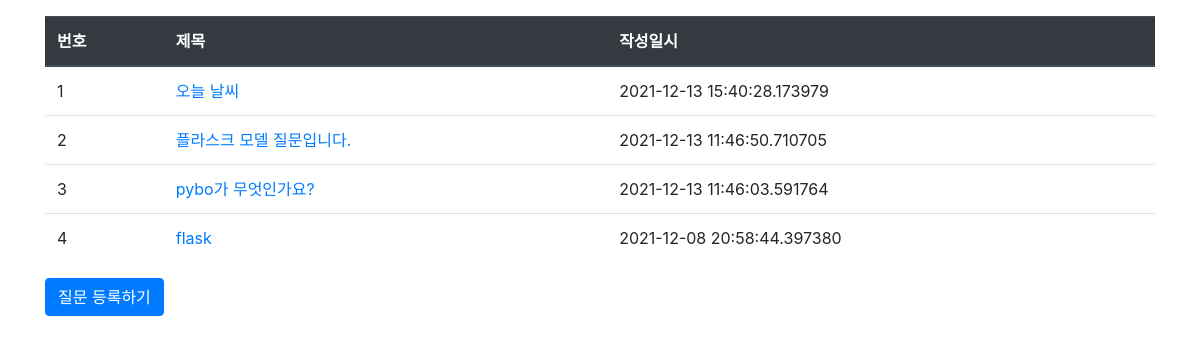
Page /question/list/ on the committed database.
### pybo/models.py (models this page shows)
class Question(db.Model):
    id = db.Column(db.Integer, primary_key=True)
    subject = db.Column(db.String(200), nullable=False)
    content = db.Column(db.Text(), nullable=False)
    create_date = db.Column(db.DateTime(), nullable=False)

### pybo/views/question_views.py (the view)
@bp.route('/list/')
def _list():
    question_list = Question.query.order_by(Question.create_date.desc())
    return render_template('question/question_list.html', question_list=question_list)

### pybo/templates/question/question_list.html
{% extends 'base.html' %}
{% block content %}
<div class="container my-3">
    <table class="table">
        <thead class="thead-dark">
            <tr>
                <th>번호</th>
                <th>제목</th>
                <th>작성일시</th>
            </tr>
        </thead>
        <tbody>
        {% if question_list %}
        {% for question in question_list %}
        <tr>
            <td>{{ loop.index }}</td>
            <td><a href="{{ url_for('question.detail', question_id=question.id) }}">{{ question.subject }}</a></td>
            <td>{{ question.create_date }}</td>
        </tr>
        {% endfor %}
        {% else %}
        <tr>
            <td colspan="3">질문이 없습니다.</td>
        </tr>
        {% endif %}
        </tbody>
    </table>
    <a href="{{ url_for('question.create') }}" class="btn btn-primary">질문 등록하기</a>
</div>
{% endblock %}

### rows in the picture
Question: subject "오늘 날씨", create_date "2021-12-13 15:40:28.173979"
Question: subject "플라스크 모델 질문입니다.", create_date "2021-12-13 11:46:50.710705"
Question: subject "pybo가 무엇인가요?", create_date "2021-12-13 11:46:03.591764"
Question: subject "flask", create_date "2021-12-08 20:58:44.397380"
